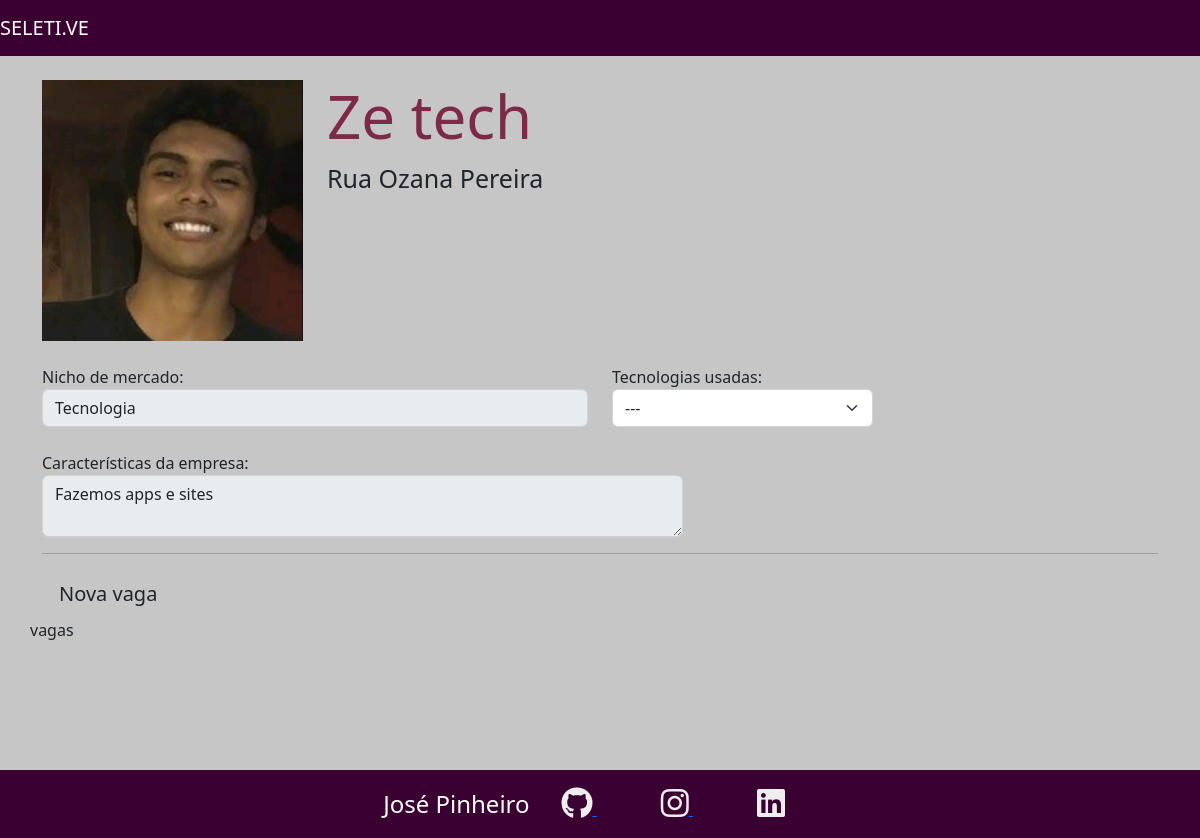
The page /home/empresas/id=6 on the database its author committed.
### empresa/models.py (models this page shows, shortened)
class Empresa(models.Model):
    logo = models.ImageField(upload_to="logo_empresa", null=True)
    nome = models.CharField(max_length=30)
    email = models.EmailField()
    cidade = models.CharField(max_length=30)
    tecnologias = models.ManyToManyField(Tecnologias)
    endereco = models.CharField(max_length=30)
    caracteristica_empresa = models.TextField()
    nicho_mercado = models.ForeignKey(
        Nicho_mercado, on_delete=models.DO_NOTHING)

class Nicho_mercado(models.Model):
    nicho = models.CharField(max_length=300)
    def __str__(self):
        return self.nicho

### empresa/views.py (the view)
# urls.py: path('empresas/', views.empresas, name="empresa"),
def empresa(request, id):
    empresa_unica = get_object_or_404(Empresa, id=id)
    return render(request, 'empresa_unica.html', {'empresa': empresa_unica})

### empresa/templates/empresa_unica.html (shortened to what this page needs)
{% extends 'base.html' %}
{% load static %}
{% block 'head' %}
<link href="{% static 'empresa/css/empresa.css' %}" rel="stylesheet">
{% endblock%}
{% block 'body' %}
<br>
<div class="container">
    <div class="row">
        <div class="col-md-3">
            <img width="100%" src="{{empresa.logo.url}}">
        </div>
        <div class="col-md">
            <h1 class="titulo">{{empresa.nome}}</h1>
            <p class="paragrafo">{{empresa.endereco}}</p>
        </div>
    </div>
    <br>
    <div class="row">
        <div class="col-md-6">
            <label>Nicho de mercado:</label>
            <input disabled type="text" class="form-control" value="{{empresa.nicho_mercado}}">
        </div>
        <div class="col-md-3">
            <label>Tecnologias usadas:</label>
            <select class="form-select">
                <option>---</option>
            </select>
        </div>
    </div>
    <br>
    <div class="row">
        <div class="col-md-7">
            <label>Características da empresa:</label>
            <textarea disabled class="form-control">{{empresa.caracteristica_empresa}}</textarea>
        </div>
        <div class="col-md-3">
        </div>
    </div>
    <hr>
    <a class="btn btn-lg btn-orange">Nova vaga</a>
    <div class="row">
        vagas
    </div>
</div>
<br>
<br>
{% endblock %}

### templates/static/base/css/base.css (style rules this page uses)
body { background-color: #c6c6c6 !important; }

### templates/static/empresa/css/empresa.css (style rules this page uses)
.titulo { color: #7d2948; font-size: 60px; }
.paragrafo { font-size: 25px; }

### rows shown on the page
Empresa: logo (picture), nome "Ze tech", endereco "Rua Ozana Pereira", nicho_mercado "Tecnologia", caracteristica_empresa "Fazemos apps e sites"
